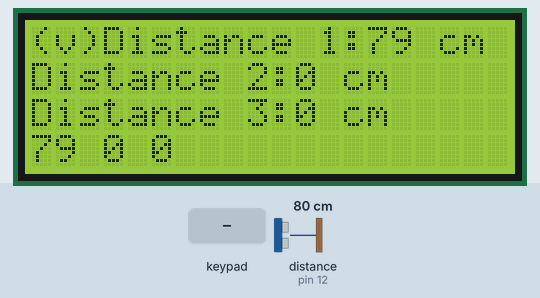
This sketch was run on a simulated Arduino Mega 2560, built with avr-gcc and run on an emulated ATmega2560. Parts: 20×4 character LCD. Wiring (inferred from the names in the program): ultrasonic range finder: trigger pin 11; echo pin 12. The test bench sets the inputs (shaded band); at power-on: distance to the obstacle (sensor on pin 12) 80 cm. The echo pulse lasts 58.3 µs per cm; what the sketch prints to the serial monitor is not drawn.

Above: at 1.2 s.
1.3 s: key '*' pressed
At 1.8 s:
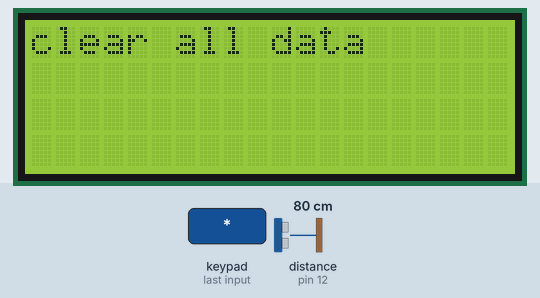
3.4 s: distance to the obstacle (sensor on pin 12) set to 18 cm
At 4.3 s:
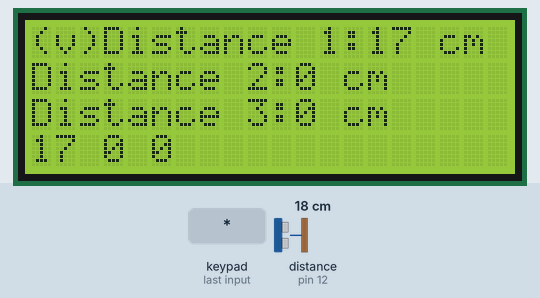
6.4 s: key 'C' pressed
At 7.8 s:
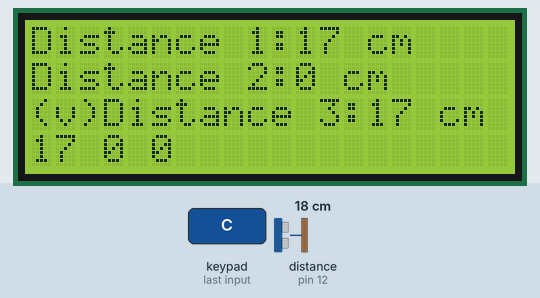
8.9 s: distance to the obstacle (sensor on pin 12) set to 203 cm
At 10.2 s:
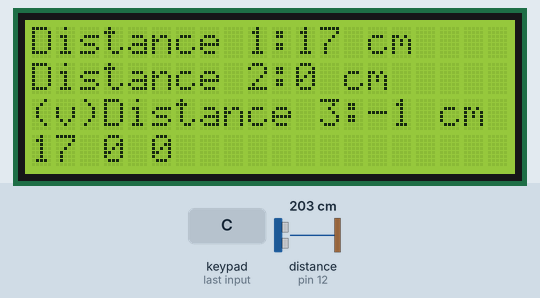
11.9 s: distance to the obstacle (sensor on pin 12) set to 4 cm
At 13.2 s:
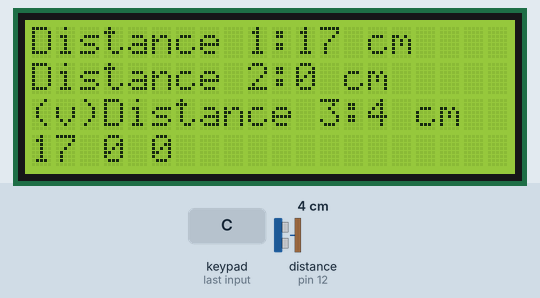
14.9 s: key 'B' pressed
At 15.5 s:
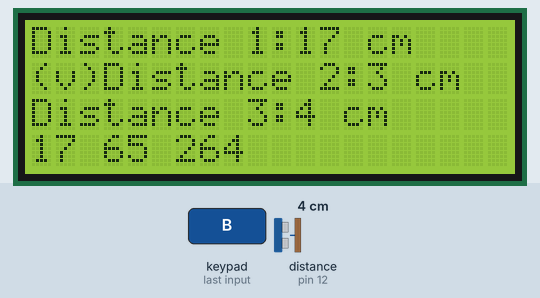
Timing chart, 0 to 17.5 s (numbered marks = the images above; inputs shaded):
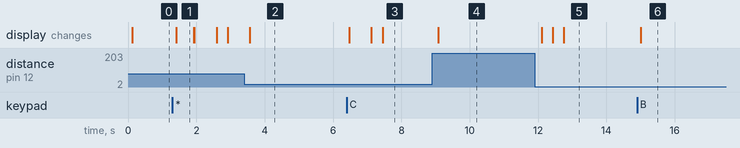

The sketch:

edme02.ino
```cpp
/* @file Enhance Keypad use
|| @version 1.0
||  Author Bruce modified from keypad library  examples download from http://playground.arduino.cc/Code/Keypad#Download @ keypad,zip
*/
/* LiquidCrystal display with:

LiquidCrystal(rs, enable, d4, d5, d6, d7)
LiquidCrystal(rs, rw, enable, d4, d5, d6, d7)
LiquidCrystal(rs, enable, d0, d1, d2, d3, d4, d5, d6, d7)
LiquidCrystal(rs, rw, enable, d0, d1, d2, d3, d4, d5, d6, d7)
R/W Pin Read = LOW / Write = HIGH   // if No pin connect RW , please leave R/W Pin for Low State

*/

#include <Keypad.h>
#include <LiquidCrystal.h>
#define EchoPin  12           // connect Pin 2(Arduino digital io) to Echo at US-020
#define TrigPin  11          // connect Pin 3(Arduino digital io) to Trig at US-020


LiquidCrystal lcd(5,6,7,38,40,42,44);   //ok

const byte ROWS = 4; //four rows
const byte COLS = 4; //four columns
//define the cymbols on the buttons of the keypads
char hexaKeys[ROWS][COLS] = {
  {'1','2','3','A'},
  {'4','5','6','B'},
  {'7','8','9','C'},
  {'*','0','#','D'}
};
byte rowPins[ROWS] = {23, 25, 27, 29}; //connect to the row pinouts of the keypad
byte colPins[COLS] = {31, 33, 35, 37}; //connect to the column pinouts of the keypad

int devicemode = 1 ;
double distance1d = 0 ;
double distance2d = 0 ;
double distance3d = 0 ;

//initialize an instance of class NewKeypad
//Keypad customKeypad = Keypad( makeKeymap(hexaKeys), rowPins, colPins, ROWS, COLS);
Keypad customKeypad =  Keypad( makeKeymap(hexaKeys), rowPins, colPins, ROWS, COLS);


void setup(){
    pinMode(EchoPin, INPUT);                    //Set EchoPin as input, to receive measure result from US-020
    pinMode(TrigPin, OUTPUT);                   //Set TrigPin as output, used to send high pusle to trig measurement (>10us)

  Serial.begin(9600);
  Serial.println("program start here");

lcd.begin(20, 4);
// 設定 LCD 的行列數目 (16 x 2)  16　行2　列
   lcd.setCursor(0,0);
  // 列印 "Hello World" 訊息到 LCD 上
  Serial.println("Ultrasonic sensor detecting...");

}

void loop(){

  char customKey = getpadfunctionchar();
    switch (customKey)
    {
      case 'A' :
        devicemode = 1;
        break ;

      case 'B' :
        devicemode = 2;
        break ;

      case 'C' :
        devicemode = 3;
        break ;

      case '*' :
        cleardistancedata();
        break ;

    }
  switch (devicemode)
  {
    case 1:
      distance1d = HC04_ultrasonic() ;
      break ;

    case 2:
      distance2d = HC04_ultrasonic() ;
      break ;

    case 3:
      distance3d = HC04_ultrasonic() ;
      break ;

  }

    showdistance();

        // now result is printed on Serial COnsole
          Serial.print("UltraSonice DIstance1 is :") ;
         Serial.println(distance1d);
          Serial.print("UltraSonice DIstance2 is :") ;
         Serial.println(distance2d);
          Serial.print("UltraSonice DIstance3 is :") ;
         Serial.println(distance3d);
          Serial.print("UltraSonice Area is :") ;
         Serial.println(distance1d * distance2d);
          Serial.print("UltraSonice Cubic is :") ;
         Serial.println(distance1d * distance2d * distance3d);
    delay(150);

}
void showdistance()
{
  lcd.clear();
  lcd.setCursor(0,0);
  if (devicemode == 1)
      lcd.print("(v)");
  lcd.print("Distance 1:");
  lcd.print((int)distance1d);
  lcd.print(" cm");
  lcd.setCursor(0,1);
  if (devicemode == 2)
      lcd.print("(v)");
  lcd.print("Distance 2:");
  lcd.print((int)distance2d);
  lcd.print(" cm");
  lcd.setCursor(0,2);
  if (devicemode == 3)
      lcd.print("(v)");
  lcd.print("Distance 3:");
  lcd.print((int)distance3d);
  lcd.print(" cm");
  lcd.setCursor(0,3);
  lcd.print("");
  lcd.print((int)distance1d );
  lcd.print(" ");
  lcd.print((long)(distance1d * distance2d) );
  lcd.print(" ");
  lcd.print((long)(distance1d * distance2d*distance3d ));

}

void cleardistancedata()
{
 distance1d = 0  ;
 distance2d = 0  ;
 distance3d = 0  ;
  lcd.home();
  lcd.clear();
  lcd.print("clear all data");
  delay(500);
  lcd.clear();
}

long getpadnumber()
{
   const int maxstring = 8;
  char getinputnumber[maxstring] ;
  char InputKeyString = 0x00;
   int  stringpz = 0;

  while (stringpz < maxstring)
  {
    InputKeyString = getpadnumberchar();
     if (InputKeyString != 0x00)
     {
       if (InputKeyString != 0x13)
         {
           getinputnumber[stringpz] = InputKeyString ;
           stringpz ++ ;
         }
         else
         {
           break ;
         }
     }
}
stringpz ++;
getinputnumber[stringpz] = 0x00 ;
return (atol(getinputnumber) );
}

char getpadnumberchar()
{
  char InputKey;
  char checkey = 0x00;

  while (checkey == 0x00)
    {
      InputKey = customKeypad.getKey();
      if (InputKey != 0x00 )
        {
        checkey = cmppadnumberchar(InputKey) ;
//      Serial.print("in  getnumberchar for loop  is :") ;
//          Serial.println(InputKey,HEX) ;
        }
      /*  else
        {
          Serial.print("in  getnumberchar and not if  for loop  is :") ;
          Serial.println(InputKey,HEX) ;
        }
        */
        delay(50);
    }
  //  Serial.print("exit  getnumberchar is :") ;
  //  Serial.println(checkey,HEX) ;
   return (checkey);
}


char cmppadnumberchar(char cmpchar)
{
  const int cmpcharsize = 11 ;
char tennumber[cmpcharsize] = {'0','1','2','3','4','5','6','7','8','9','#'} ;
//char retchar = "" ;
 for(int i  = 0; i< cmpcharsize; i++)
   {
    if (cmpchar == tennumber[i] )
      {
        if (cmpchar == '#')
          {
               return  (0x13) ;
          }
          else
          {
              return  (cmpchar) ;
          }
      }

   }
  return  (0x00) ;
}

double HC04_ultrasonic()
{
   double tmp = 0 ;
  double duration, distance;
  digitalWrite(TrigPin, HIGH);
  delayMicroseconds(1000);
  digitalWrite(TrigPin, LOW);
  duration = pulseIn(EchoPin, HIGH);
  distance = (duration/2) / 29.1;
  if (distance >= 200 || distance <= 0){
    tmp = -1 ;
    Serial.print(distance);
    Serial.println(" cm");
    Serial.println("Out of range");
    Serial.println("--------------");
  }
  else {
        tmp = distance ;
    Serial.print(distance);
    Serial.println(" cm");
    Serial.println("read ok...");
    Serial.println("--------------");
  }

  return (tmp);
}

char getpadfunctionchar()
{
  char InputKey;
  char checkey = 0x00;

      InputKey = customKeypad.getKey();
        delay(40);
      if (InputKey != 0x00 )
        {
            checkey = cmppadfunctionchar(InputKey) ;
        }
   return (checkey);
}


char cmppadfunctionchar(char cmpchar)
{
  const int cmpcharsize = 5 ;
char tennumber[cmpcharsize] = {'A','B','C','D','*'} ;
//char retchar = "" ;
 for(int i  = 0; i< cmpcharsize; i++)
   {
    if (cmpchar == tennumber[i] )
      {
              return  (cmpchar) ;
      }

   }
  return  (0x00) ;
}
```

Measured:
- after the input at 1.3 s, the display: changes after 0.12 s (image 1)
- after the input at 3.4 s, the display: changes after 0.17 s (image 2)
- after the input at 6.4 s, the display: changes after 0.08 s (image 3)
- after the input at 8.9 s, the display: changes after 0.18 s (image 4)
- after the input at 11.9 s, the display: changes after 0.21 s (image 5)
- after the input at 14.9 s, the display: changes after 0.10 s (image 6)
- what the display in image 1 shows lasts 0.5 s, from 1.4 s to 1.9 s
